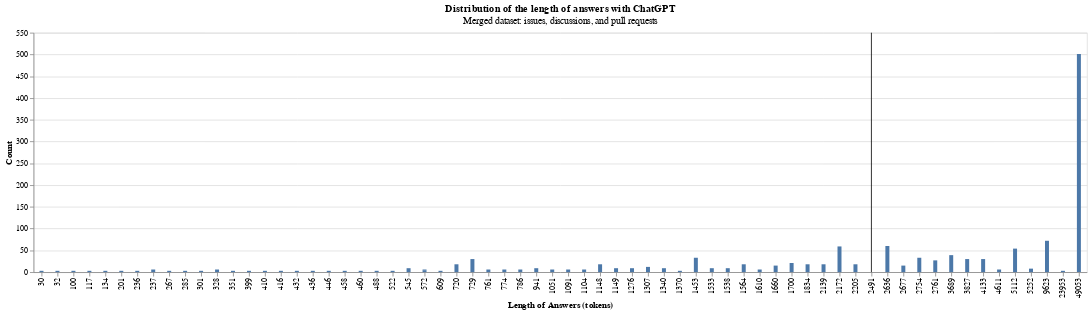

Notebook cell for this chart:
### Code cell
# Checking histogarm
inter_bar = alt.Chart(df_url_ans).mark_bar(size=5).encode(
    x=alt.X(
        "mean:N",
        title="Length of Answers (tokens)",
    ),
    y=alt.Y("count", title="Count"),
).properties(
    title={
        "text": "Distribution of the length of answers with ChatGPT",
        "subtitle": "Merged dataset: issues, discussions, and pull requests"
    }
)

rule = alt.Chart(df_url_ans).mark_rule().encode(
    x=alt.X(
        'mean:N',
        aggregate="mean",
        type='nominal',
        axis=alt.Axis(format="2d")
    ),
)

alt.layer(inter_bar, rule)

### Figure 1 — Vega-Lite specification as saved in the notebook (floating-point values rounded to 4 significant figures)
{"$schema": "https://vega.github.io/schema/vega-lite/v5.20.1.json", "config": {"view": {"continuousHeight": 300, "continuousWidth": 300}}, "data": {"name": "data-5156680fabf01e9e84c2133293f45895"}, "datasets": {"data-5156680fabf01e9e84c2133293f45895": [{"RepoName": "ActivityWatch/aw-server", "count": 3, "mean": 572}, {"RepoName": "AndyGrant/OpenBench", "count": 3, "mean": 416}, {"RepoName": "AntonOsika/gpt-engineer", "count": 54, "mean": 5112.0}, {"RepoName": "D3Zyre/Copy-All-Files-From-Folder", "count": 6, "mean": 1104}, {"RepoName": "Delgan/loguru", "count": 9, "mean": 1533}, {"RepoName": "Elucidation/mapf-multiagent-robot-planning", "count": 18, "mean": 2139}, {"RepoName": "Email-Generation/email_generation", "count": 501, "mean": 49053}, {"RepoName": "GreyDGL/PentestGPT", "count": 6, "mean": 4611}, {"RepoName": "HaroldMitts/VoAIce", "count": 3, "mean": 32}, {"RepoName": "Hochfrequenz/kohlrahbi", "count": 3, "mean": 267}, {"RepoName": "MauriceLe/PIMS", "count": 3, "mean": 23953}, {"RepoName": "NA-MIC/ProjectWeek", "count": 3, "mean": 458}, {"RepoName": "OpenAdaptAI/OpenAdapt", "count": 59, "mean": 2172.0}, {"RepoName": "PromtEngineer/localGPT", "count": 39, "mean": 3689}, {"RepoName": "RND247/Pype-Synthetic-Data-for-Testing", "count": 6, "mean": 761}, {"RepoName": "SafEight/wdm-project", "count": 6, "mean": 1051}, {"RepoName": "Shreya-R-Dixit-Memorial-Foundation/EyeDaV2", "count": 3, "mean": 285}, {"RepoName": "Significant-Gravitas/Auto-GPT", "count": 3, "mean": 201}, {"RepoName": "SuffolkLITLab/docassemble-ALToolbox", "count": 9, "mean": 1538}, {"RepoName": "aahnik/temple-web", "count": 3, "mean": 432}, {"RepoName": "aiplanethub/genai-stack", "count": 3, "mean": 410}, {"RepoName": "app-sre/qontract-reconcile", "count": 15, "mean": 1660}, {"RepoName": "bancaditalia/black-it", "count": 3, "mean": 522}, {"RepoName": "bbelderbos/htmx-demo", "count": 9, "mean": 941}, {"RepoName": "chitalian/gptask", "count": 3, "mean": 301}, {"RepoName": "comfyanonymous/ComfyUI", "count": 3, "mean": 488}, {"RepoName": "davidusb-geek/emhass", "count": 9, "mean": 545}, {"RepoName": "dobbelina/repository.dobbelina", "count": 6, "mean": 1610}, {"RepoName": "dtch1997/gpt-text-gym", "count": 33, "mean": 1453.0}, {"RepoName": "embedchain/embedchain", "count": 3, "mean": 134}, {"RepoName": "gorillamania/AICodeBot", "count": 30, "mean": 3827}, {"RepoName": "icecube/pisa", "count": 3, "mean": 572}, {"RepoName": "internetarchive/openlibrary", "count": 9, "mean": 1276}, {"RepoName": "jasonacox/Powerwall-Dashboard", "count": 18, "mean": 1834.0}, {"RepoName": "jefftriplett/frontmatter-cli", "count": 18, "mean": 1564}, {"RepoName": "karpathy/ng-video-lecture", "count": 6, "mean": 786}, {"RepoName": "kroitor/asciichart", "count": 3, "mean": 1370}, {"RepoName": "kukulich/home-assistant-jablotron100", "count": 3, "mean": 436}, {"RepoName": "langchain-ai/langchain", "count": 21, "mean": 1700}, {"RepoName": "livingbio/gpt-fn", "count": 6, "mean": 1091}, {"RepoName": "meltyyyyy/ICR-2023", "count": 18, "mean": 2205}, {"RepoName": "mesonbuild/meson", "count": 3, "mean": 117}, {"RepoName": "metaphorsystems/metaphor-python", "count": 6, "mean": 328}, {"RepoName": "microsoft/visionmetrics", "count": 3, "mean": 460}, {"RepoName": "monarch-initiative/oai-monarch-plugin", "count": 3, "mean": 100}, {"RepoName": "mpoon/gpt-repository-loader", "count": 3, "mean": 351}, {"RepoName": "mprib/pyxy3d", "count": 18, "mean": 720}, {"RepoName": "nuhmanpk/Webtrench", "count": 12, "mean": 1307}, {"RepoName": "omegaui/linux-voice-control", "count": 33, "mean": 2754}, {"RepoName": "paul-gauthier/aider", "count": 6, "mean": 237}, {"RepoName": "related-sciences/nxontology-ml", "count": 3, "mean": 30}, {"RepoName": "roslinmahmud/easy-hire-backend", "count": 3, "mean": 399}, {"RepoName": "simonw/asgi-proxy-lib", "count": 30, "mean": 4133}, {"RepoName": "simonw/datasette-render-markdown", "count": 27, "mean": 2761}, {"RepoName": "simonw/llm-replicate", "count": 6, "mean": 774}, {"RepoName": "simonw/sqlite-utils", "count": 18, "mean": 1148}, {"RepoName": "simonw/symbex", "count": 30, "mean": 729.2}, {"RepoName": "simonw/ttok", "count": 3, "mean": 446}, {"RepoName": "sugi-01096/72", "count": 8, "mean": 5252.0}, {"RepoName": "teremterem/botmerger", "count": 9, "mean": 1340}, {"RepoName": "theonlysam/blackjack", "count": 3, "mean": 609}, {"RepoName": "tinygrad/tinygrad", "count": 15, "mean": 2677}, {"RepoName": "udayhello/handwritten1", "count": 72, "mean": 9623}, {"RepoName": "uuid6/prototypes", "count": 60, "mean": 2636}, {"RepoName": "wafflestudio/wacruit-server", "count": 3, "mean": 236}, {"RepoName": "welfare-state-analytics/riksdagen-corpus", "count": 9, "mean": 1149}]}, "layer": [{"encoding": {"x": {"field": "mean", "title": "Length of Answers (tokens)", "type": "nominal"}, "y": {"field": "count", "title": "Count", "type": "quantitative"}}, "mark": {"size": 5, "type": "bar"}, "title": {"subtitle": "Merged dataset: issues, discussions, and pull requests", "text": "Distribution of the length of answers with ChatGPT"}}, {"encoding": {"x": {"aggregate": "mean", "axis": {"format": "2d"}, "field": "mean", "type": "nominal"}}, "mark": {"type": "rule"}}]}
